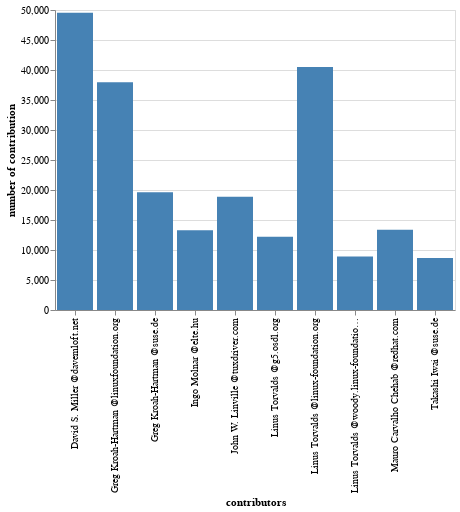

This figure's notebook cell:
### Markdown cell above
___

### Code cell
#### Altair Part(with mistakes)
df2 = pd.DataFrame({'contributors':x2,'number of contribution':y2})

alt.Chart(df2).mark_bar().encode(x = 'contributors', y = 'number of contribution',
                                color = alt.condition(
                                alt.datum.contributors == 'Mark Brown',
                                alt.value('orange'),
                                alt.value('steelblue')
                                )).properties(width=400)

### Figure 1 — Vega-Lite specification as saved in the notebook (floating-point values rounded to 4 significant figures)
{"config": {"view": {"continuousWidth": 300, "continuousHeight": 300}}, "data": {"name": "data-d5984975833a2db2aeecd99724c10dbd"}, "mark": {"type": "bar"}, "encoding": {"color": {"condition": {"test": "(datum.contributors === 'Mark Brown')", "value": "orange"}, "value": "steelblue"}, "x": {"field": "contributors", "type": "nominal"}, "y": {"field": "number of contribution", "type": "quantitative"}}, "width": 400, "$schema": "https://vega.github.io/schema/vega-lite/v5.8.0.json", "datasets": {"data-d5984975833a2db2aeecd99724c10dbd": [{"contributors": "David S. Miller @davemloft.net", "number of contribution": 49523}, {"contributors": "Linus Torvalds @linux-foundation.org", "number of contribution": 40480}, {"contributors": "Greg Kroah-Hartman @linuxfoundation.org", "number of contribution": 37969}, {"contributors": "Greg Kroah-Hartman @suse.de", "number of contribution": 19605}, {"contributors": "John W. Linville @tuxdriver.com", "number of contribution": 18875}, {"contributors": "Mauro Carvalho Chehab @redhat.com", "number of contribution": 13372}, {"contributors": "Ingo Molnar @elte.hu", "number of contribution": 13311}, {"contributors": "Linus Torvalds @g5.osdl.org", "number of contribution": 12197}, {"contributors": "Linus Torvalds @woody.linux-foundation.org", "number of contribution": 8928}, {"contributors": "Takashi Iwai @suse.de", "number of contribution": 8661}]}}
